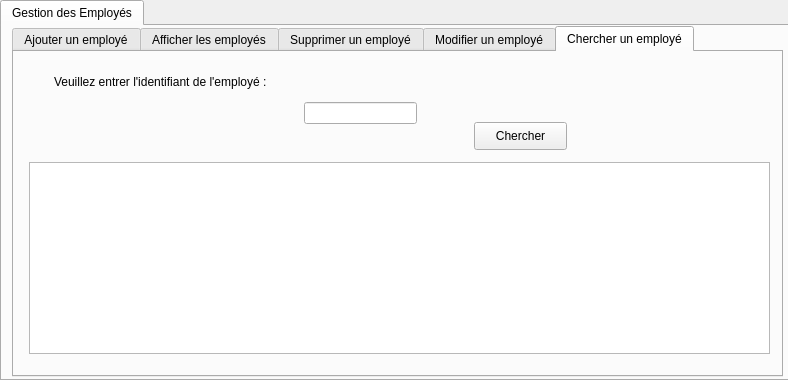
<?xml version="1.0" encoding="UTF-8"?>
<ui version="4.0">
 <class>gestion</class>
 <widget class="QDialog" name="gestion">
  <property name="geometry">
   <rect>
    <x>0</x>
    <y>0</y>
    <width>788</width>
    <height>380</height>
   </rect>
  </property>
  <property name="windowTitle">
   <string>Dialog</string>
  </property>
  <widget class="QTabWidget" name="tabWidget_2">
   <property name="geometry">
    <rect>
     <x>0</x>
     <y>0</y>
     <width>791</width>
     <height>381</height>
    </rect>
   </property>
   <property name="currentIndex">
    <number>0</number>
   </property>
   <widget class="QWidget" name="tab_4">
    <attribute name="title">
     <string>Gestion des Employés</string>
    </attribute>
    <widget class="QTabWidget" name="tabWidget">
     <property name="geometry">
      <rect>
       <x>10</x>
       <y>0</y>
       <width>771</width>
       <height>351</height>
      </rect>
     </property>
     <property name="currentIndex">
      <number>4</number>
     </property>
     <widget class="QWidget" name="tab">
      <attribute name="title">
       <string>Ajouter un employé</string>
      </attribute>
      <widget class="QLabel" name="label">
       <property name="geometry">
        <rect>
         <x>20</x>
         <y>30</y>
         <width>61</width>
         <height>16</height>
        </rect>
       </property>
       <property name="text">
        <string>Identifiant</string>
       </property>
      </widget>
      <widget class="QLabel" name="label_2">
       <property name="geometry">
        <rect>
         <x>20</x>
         <y>90</y>
         <width>47</width>
         <height>13</height>
        </rect>
       </property>
       <property name="text">
        <string>Nom</string>
       </property>
      </widget>
      <widget class="QLabel" name="label_3">
       <property name="geometry">
        <rect>
         <x>20</x>
         <y>150</y>
         <width>47</width>
         <height>13</height>
        </rect>
       </property>
       <property name="text">
        <string>Prénom</string>
       </property>
      </widget>
      <widget class="QLineEdit" name="lineEdit_id">
       <property name="geometry">
        <rect>
         <x>130</x>
         <y>30</y>
         <width>113</width>
         <height>20</height>
        </rect>
       </property>
      </widget>
      <widget class="QLineEdit" name="lineEdit_nom">
       <property name="geometry">
        <rect>
         <x>130</x>
         <y>90</y>
         <width>113</width>
         <height>20</height>
        </rect>
       </property>
      </widget>
      <widget class="QLineEdit" name="lineEdit_prenom">
       <property name="geometry">
        <rect>
         <x>130</x>
         <y>150</y>
         <width>113</width>
         <height>20</height>
        </rect>
       </property>
      </widget>
      <widget class="QPushButton" name="pb_ajouter">
       <property name="geometry">
        <rect>
         <x>650</x>
         <y>90</y>
         <width>75</width>
         <height>23</height>
        </rect>
       </property>
       <property name="text">
        <string>Ajouter</string>
       </property>
      </widget>
      <widget class="QLineEdit" name="lineEdit_adresse">
       <property name="geometry">
        <rect>
         <x>430</x>
         <y>30</y>
         <width>113</width>
         <height>20</height>
        </rect>
       </property>
      </widget>
      <widget class="QLineEdit" name="lineEdit_telephone">
       <property name="geometry">
        <rect>
         <x>430</x>
         <y>90</y>
         <width>113</width>
         <height>20</height>
        </rect>
       </property>
      </widget>
      <widget class="QLineEdit" name="lineEdit_cin">
       <property name="geometry">
        <rect>
         <x>430</x>
         <y>150</y>
         <width>113</width>
         <height>20</height>
        </rect>
       </property>
      </widget>
      <widget class="QLabel" name="label_5">
       <property name="geometry">
        <rect>
         <x>340</x>
         <y>30</y>
         <width>61</width>
         <height>16</height>
        </rect>
       </property>
       <property name="text">
        <string>Adresse</string>
       </property>
      </widget>
      <widget class="QLabel" name="label_6">
       <property name="geometry">
        <rect>
         <x>340</x>
         <y>90</y>
         <width>61</width>
         <height>16</height>
        </rect>
       </property>
       <property name="text">
        <string>Téléphone</string>
       </property>
      </widget>
      <widget class="QLabel" name="label_7">
       <property name="geometry">
        <rect>
         <x>340</x>
         <y>150</y>
         <width>61</width>
         <height>16</height>
        </rect>
       </property>
       <property name="text">
        <string>CIN</string>
       </property>
      </widget>
      <widget class="QLineEdit" name="lineEdit_nom_2">
       <property name="geometry">
        <rect>
         <x>130</x>
         <y>90</y>
         <width>113</width>
         <height>20</height>
        </rect>
       </property>
      </widget>
      <widget class="QLabel" name="label_24">
       <property name="geometry">
        <rect>
         <x>4</x>
         <y>0</y>
         <width>761</width>
         <height>321</height>
        </rect>
       </property>
       <property name="text">
        <string/>
       </property>
      </widget>
      <zorder>label_24</zorder>
      <zorder>label</zorder>
      <zorder>label_2</zorder>
      <zorder>label_3</zorder>
      <zorder>lineEdit_id</zorder>
      <zorder>lineEdit_nom</zorder>
      <zorder>lineEdit_prenom</zorder>
      <zorder>pb_ajouter</zorder>
      <zorder>lineEdit_adresse</zorder>
      <zorder>lineEdit_telephone</zorder>
      <zorder>lineEdit_cin</zorder>
      <zorder>label_5</zorder>
      <zorder>label_6</zorder>
      <zorder>label_7</zorder>
      <zorder>lineEdit_nom_2</zorder>
     </widget>
     <widget class="QWidget" name="tab_2">
      <attribute name="title">
       <string>Afficher les employés</string>
      </attribute>
      <widget class="QTableView" name="tabemploye">
       <property name="geometry">
        <rect>
         <x>20</x>
         <y>30</y>
         <width>781</width>
         <height>231</height>
        </rect>
       </property>
      </widget>
      <widget class="QLabel" name="label_25">
       <property name="geometry">
        <rect>
         <x>4</x>
         <y>-1</y>
         <width>761</width>
         <height>321</height>
        </rect>
       </property>
       <property name="text">
        <string/>
       </property>
      </widget>
      <zorder>label_25</zorder>
      <zorder>tabemploye</zorder>
     </widget>
     <widget class="QWidget" name="tab_3">
      <attribute name="title">
       <string>Supprimer un employé</string>
      </attribute>
      <widget class="QLineEdit" name="lineEdit_id_2">
       <property name="geometry">
        <rect>
         <x>280</x>
         <y>90</y>
         <width>151</width>
         <height>20</height>
        </rect>
       </property>
      </widget>
      <widget class="QLabel" name="label_4">
       <property name="geometry">
        <rect>
         <x>90</x>
         <y>40</y>
         <width>241</width>
         <height>20</height>
        </rect>
       </property>
       <property name="text">
        <string>Veuillez entrer l'identifiant de l'employé :</string>
       </property>
      </widget>
      <widget class="QPushButton" name="pb_supprimer">
       <property name="geometry">
        <rect>
         <x>360</x>
         <y>160</y>
         <width>75</width>
         <height>23</height>
        </rect>
       </property>
       <property name="text">
        <string>Supprimer</string>
       </property>
      </widget>
      <widget class="QLabel" name="label_23">
       <property name="geometry">
        <rect>
         <x>4</x>
         <y>0</y>
         <width>761</width>
         <height>321</height>
        </rect>
       </property>
       <property name="text">
        <string/>
       </property>
      </widget>
      <zorder>label_23</zorder>
      <zorder>lineEdit_id_2</zorder>
      <zorder>label_4</zorder>
      <zorder>pb_supprimer</zorder>
     </widget>
     <widget class="QWidget" name="tab_6">
      <attribute name="title">
       <string>Modifier un employé</string>
      </attribute>
      <widget class="QLineEdit" name="lineEdit_id_3">
       <property name="geometry">
        <rect>
         <x>100</x>
         <y>30</y>
         <width>113</width>
         <height>20</height>
        </rect>
       </property>
      </widget>
      <widget class="QLineEdit" name="lineEdit_nom_4">
       <property name="geometry">
        <rect>
         <x>100</x>
         <y>90</y>
         <width>113</width>
         <height>20</height>
        </rect>
       </property>
      </widget>
      <widget class="QLineEdit" name="lineEdit_prenom_2">
       <property name="geometry">
        <rect>
         <x>100</x>
         <y>150</y>
         <width>113</width>
         <height>20</height>
        </rect>
       </property>
      </widget>
      <widget class="QLineEdit" name="lineEdit_adresse_2">
       <property name="geometry">
        <rect>
         <x>410</x>
         <y>30</y>
         <width>113</width>
         <height>20</height>
        </rect>
       </property>
      </widget>
      <widget class="QLineEdit" name="lineEdit_telephone_2">
       <property name="geometry">
        <rect>
         <x>410</x>
         <y>90</y>
         <width>113</width>
         <height>20</height>
        </rect>
       </property>
      </widget>
      <widget class="QLineEdit" name="lineEdit_cin_3">
       <property name="geometry">
        <rect>
         <x>410</x>
         <y>150</y>
         <width>113</width>
         <height>20</height>
        </rect>
       </property>
      </widget>
      <widget class="QLabel" name="label_9">
       <property name="geometry">
        <rect>
         <x>20</x>
         <y>30</y>
         <width>61</width>
         <height>16</height>
        </rect>
       </property>
       <property name="text">
        <string>Identifiant</string>
       </property>
      </widget>
      <widget class="QLabel" name="label_10">
       <property name="geometry">
        <rect>
         <x>20</x>
         <y>90</y>
         <width>47</width>
         <height>13</height>
        </rect>
       </property>
       <property name="text">
        <string>Nom</string>
       </property>
      </widget>
      <widget class="QLabel" name="label_11">
       <property name="geometry">
        <rect>
         <x>20</x>
         <y>150</y>
         <width>47</width>
         <height>13</height>
        </rect>
       </property>
       <property name="text">
        <string>Prénom</string>
       </property>
      </widget>
      <widget class="QLabel" name="label_12">
       <property name="geometry">
        <rect>
         <x>340</x>
         <y>30</y>
         <width>61</width>
         <height>16</height>
        </rect>
       </property>
       <property name="text">
        <string>Adresse</string>
       </property>
      </widget>
      <widget class="QLabel" name="label_13">
       <property name="geometry">
        <rect>
         <x>340</x>
         <y>90</y>
         <width>71</width>
         <height>16</height>
        </rect>
       </property>
       <property name="text">
        <string>Téléphone</string>
       </property>
      </widget>
      <widget class="QLabel" name="label_14">
       <property name="geometry">
        <rect>
         <x>340</x>
         <y>150</y>
         <width>61</width>
         <height>16</height>
        </rect>
       </property>
       <property name="text">
        <string>CIN</string>
       </property>
      </widget>
      <widget class="QPushButton" name="update">
       <property name="geometry">
        <rect>
         <x>630</x>
         <y>100</y>
         <width>75</width>
         <height>23</height>
        </rect>
       </property>
       <property name="text">
        <string>Modifier</string>
       </property>
      </widget>
      <widget class="QLabel" name="label_22">
       <property name="geometry">
        <rect>
         <x>4</x>
         <y>0</y>
         <width>761</width>
         <height>321</height>
        </rect>
       </property>
       <property name="text">
        <string/>
       </property>
      </widget>
      <zorder>label_22</zorder>
      <zorder>lineEdit_id_3</zorder>
      <zorder>lineEdit_nom_4</zorder>
      <zorder>lineEdit_prenom_2</zorder>
      <zorder>lineEdit_adresse_2</zorder>
      <zorder>lineEdit_telephone_2</zorder>
      <zorder>lineEdit_cin_3</zorder>
      <zorder>label_9</zorder>
      <zorder>label_10</zorder>
      <zorder>label_11</zorder>
      <zorder>label_12</zorder>
      <zorder>label_13</zorder>
      <zorder>label_14</zorder>
      <zorder>update</zorder>
     </widget>
     <widget class="QWidget" name="tab_7">
      <attribute name="title">
       <string>Chercher un employé</string>
      </attribute>
      <widget class="QLineEdit" name="lineEdit_cin_2">
       <property name="geometry">
        <rect>
         <x>290</x>
         <y>50</y>
         <width>113</width>
         <height>22</height>
        </rect>
       </property>
      </widget>
      <widget class="QPushButton" name="search">
       <property name="geometry">
        <rect>
         <x>460</x>
         <y>70</y>
         <width>93</width>
         <height>28</height>
        </rect>
       </property>
       <property name="text">
        <string>Chercher</string>
       </property>
      </widget>
      <widget class="QLabel" name="label_8">
       <property name="geometry">
        <rect>
         <x>40</x>
         <y>20</y>
         <width>241</width>
         <height>20</height>
        </rect>
       </property>
       <property name="text">
        <string>Veuillez entrer l'identifiant de l'employé :</string>
       </property>
      </widget>
      <widget class="QLabel" name="label_21">
       <property name="geometry">
        <rect>
         <x>4</x>
         <y>0</y>
         <width>761</width>
         <height>321</height>
        </rect>
       </property>
       <property name="text">
        <string/>
       </property>
      </widget>
      <widget class="QTableView" name="tabemploye_2">
       <property name="geometry">
        <rect>
         <x>15</x>
         <y>110</y>
         <width>741</width>
         <height>192</height>
        </rect>
       </property>
      </widget>
      <zorder>label_21</zorder>
      <zorder>lineEdit_cin_2</zorder>
      <zorder>search</zorder>
      <zorder>label_8</zorder>
      <zorder>tabemploye_2</zorder>
     </widget>
    </widget>
   </widget>
  </widget>
  <action name="actionprint">
   <property name="checkable">
    <bool>true</bool>
   </property>
   <property name="text">
    <string>print</string>
   </property>
  </action>
 </widget>
 <resources/>
 <connections/>
</ui>
